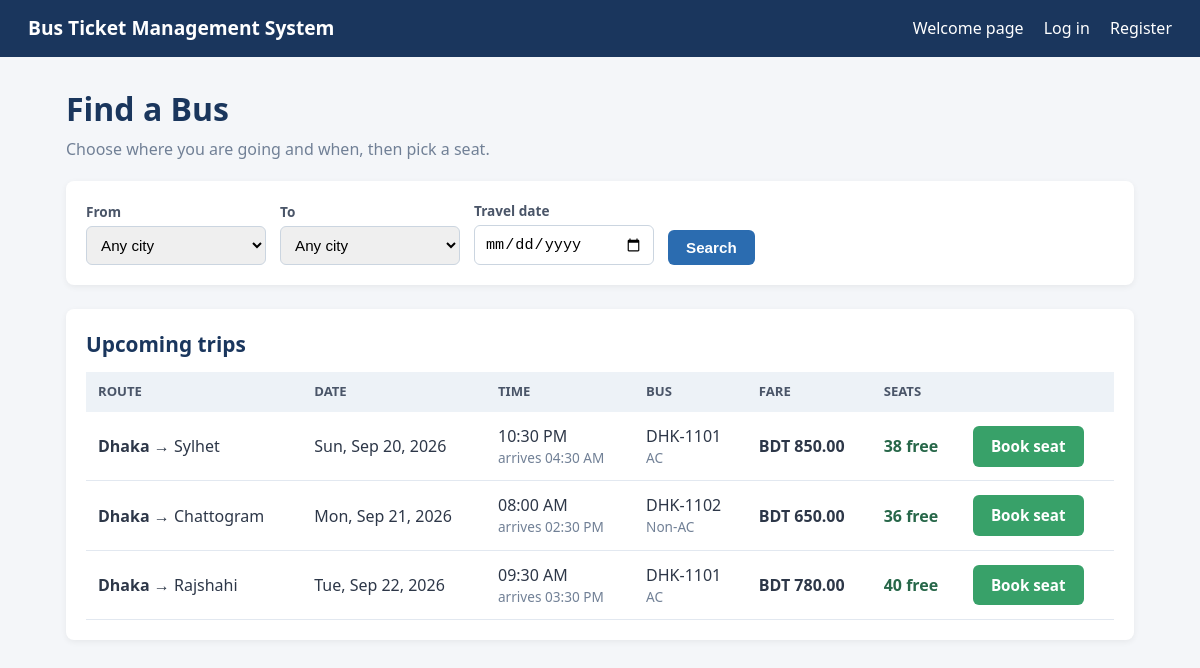
The app's page /controllers/HomeController.php with its own data.
### tables this page shows
CREATE TABLE IF NOT EXISTS schedules (
	id             INT AUTO_INCREMENT PRIMARY KEY,
	bus_id         INT NOT NULL,
	route_id       INT NOT NULL,
	travel_date    DATE NOT NULL,
	departure_time TIME NOT NULL,
	arrival_time   TIME NOT NULL,
	fare           DECIMAL(10,2) NOT NULL,
	status         ENUM('Active','Inactive') NOT NULL DEFAULT 'Active',
	created_at     DATETIME NOT NULL DEFAULT CURRENT_TIMESTAMP,
	FOREIGN KEY (bus_id)   REFERENCES buses(id),
	FOREIGN KEY (route_id) REFERENCES routes(id)
);

CREATE TABLE IF NOT EXISTS routes (
	id           INT AUTO_INCREMENT PRIMARY KEY,
	origin       VARCHAR(80) NOT NULL,
	destination  VARCHAR(80) NOT NULL,
	distance_km  DECIMAL(8,2) NOT NULL,
	est_duration VARCHAR(30) NOT NULL,
	status       ENUM('Active','Inactive') NOT NULL DEFAULT 'Active',
	created_at   DATETIME NOT NULL DEFAULT CURRENT_TIMESTAMP
);

CREATE TABLE IF NOT EXISTS buses (
	id            INT AUTO_INCREMENT PRIMARY KEY,
	bus_number    VARCHAR(30) NOT NULL UNIQUE,
	type          VARCHAR(30) NOT NULL,
	seat_capacity INT NOT NULL,
	layout        VARCHAR(20) NOT NULL,
	status        ENUM('Active','Inactive') NOT NULL DEFAULT 'Active',
	created_at    DATETIME NOT NULL DEFAULT CURRENT_TIMESTAMP
);

### db.php (called while the page is built, shortened)
<?php
class DBConnection {
	private $host = "localhost";
	private $username = "root";
	private $password = "";
	private $database = "bus_management";
	public function connect() {
		$conn = @new mysqli($this->host, $this->username, $this->password, $this->database);
		$conn->set_charset("utf8");
		return $conn;
	}
}

### models/PreviewT.php (called while the page is built, shortened)
<?php
require_once __DIR__ . '/../db.php';
class Preview {
	private static $checked = false;
	private static $conn    = null;
	public static function connect() {
		if (!self::$checked) {
			self::$checked = true;
			try {
				self::$conn = (new DBConnection())->connect();
			} catch (Throwable $e) {
				self::$conn = null;
			}
		}
		return self::$conn;
	}
}

### models/BookingT.php (called while the page is built, shortened)
<?php
require_once __DIR__ . '/PreviewT.php';
class Booking {
	private $conn;
	public function __construct() {
		$this->conn = Preview::connect();
	}
	public function searchTrips($fromCity = '', $toCity = '', $date = '') {
		$sql = "SELECT s.id, s.fare, s.travel_date AS departure_date, s.departure_time, s.arrival_time,
				r.origin AS from_city, r.destination AS to_city,
				b.bus_number AS bus_name, b.type AS bus_type, b.seat_capacity,
				(SELECT COUNT(*) FROM seat_allocations sa WHERE sa.schedule_id = s.id) AS taken
			FROM schedules s
			JOIN routes r ON r.id = s.route_id
			JOIN buses b ON b.id = s.bus_id
			WHERE s.status = 'Active' AND r.status = 'Active' AND b.status = 'Active'";
		$types  = '';
		$params = [];
		if ($date !== '') {
			$sql .= " AND s.travel_date = ?";
			$types .= 's';
			$params[] = $date;
		} else {
			$sql .= " AND s.travel_date >= CURDATE()";
		}
		$sql .= " ORDER BY s.travel_date, s.departure_time";
		$trips = $this->fetchAll($sql, $types, $params);
		return $trips;
	}
	private function fetchAll($sql, $types = '', $params = []) {
		$stmt = $this->conn->prepare($sql);
		$stmt->execute();
		return $stmt->get_result()->fetch_all(MYSQLI_ASSOC);
	}
}

### views/home/indexT.php (the view, shortened to what this page needs)
<?php
$loggedIn  = !empty($_SESSION['user_id']);
$dashboard = (isset($_SESSION['role']) && $_SESSION['role'] === 'admin')
	? '../controllers/UserController.php?action=index'
	: '../controllers/BookingController.php?action=dashboard';
?>
<!DOCTYPE html>
<html lang="en">
<head>
</head>
<body>
<nav class="navbar">
	<div class="brand">Bus Ticket Management System</div>
	<div>
		<a href="../views/welcomeT.php">Welcome page</a>
		<?php if ($loggedIn): ?>
			<a href="<?= htmlspecialchars($dashboard) ?>">My dashboard</a>
			<a href="../controllers/AuthController.php?action=logout">Log out (<?= htmlspecialchars($_SESSION['user_name']) ?>)</a>
		<?php else: ?>
			<a href="../controllers/AuthController.php?action=login">Log in</a>
			<a href="../controllers/AuthController.php?action=register">Register</a>
		<?php endif; ?>
	</div>
</nav>
<div class="container">
	<h1>Find a Bus</h1>
	<p class="subtitle">Choose where you are going and when, then pick a seat.</p>
	<div class="card">
		<form class="search" method="GET" action="../controllers/HomeController.php">
			<div>
				<label for="from_city">From</label>
				<select name="from_city" id="from_city">
					<option value="">Any city</option>
				</select>
			</div>
			<div>
				<label for="to_city">To</label>
				<select name="to_city" id="to_city">
					<option value="">Any city</option>
				</select>
			</div>
			<div>
				<label for="date">Travel date</label>
				<input type="date" name="date" id="date" value="<?= htmlspecialchars($date) ?>">
			</div>
			<div>
				<button type="submit" class="btn btn-primary">Search</button>
			</div>
		</form>
	</div>
	<div class="card">
		<h2><?= $searched ? count($trips) . ' trip(s) found' : 'Upcoming trips' ?></h2>
		<?php if (empty($trips)): ?>
			<p class="empty">No trips match your search. Try another date or city.</p>
		<?php else: ?>
			<table>
				<tr>
					<th>Route</th>
					<th>Date</th>
					<th>Time</th>
					<th>Bus</th>
					<th>Fare</th>
					<th>Seats</th>
					<th></th>
				</tr>
				<?php foreach ($trips as $trip): ?>
					<tr>
						<td><strong><?= htmlspecialchars($trip['from_city']) ?></strong> &rarr; <?= htmlspecialchars($trip['to_city']) ?></td>
						<td><?= date('D, M d, Y', strtotime($trip['departure_date'])) ?></td>
						<td>
							<?= date('h:i A', strtotime($trip['departure_time'])) ?>
							<div class="muted">arrives <?= date('h:i A', strtotime($trip['arrival_time'])) ?></div>
						</td>
						<td>
							<?= htmlspecialchars($trip['bus_name']) ?>
							<div class="muted"><?= htmlspecialchars($trip['bus_type']) ?></div>
						</td>
						<td><strong>BDT <?= number_format($trip['fare'], 2) ?></strong></td>
						<td>
							<?php if ($trip['free_seats'] > 0): ?>
								<span class="seats-ok"><?= (int) $trip['free_seats'] ?> free</span>
							<?php else: ?>
								<span class="seats-full">Sold out</span>
							<?php endif; ?>
						</td>
						<td>
							<?php if ($trip['free_seats'] > 0): ?>
								<a href="../controllers/BookingController.php?action=book&amp;schedule_id=<?= (int) $trip['id'] ?>" class="btn btn-success">Book seat</a>
							<?php endif; ?>
						</td>
					</tr>
				<?php endforeach; ?>
			</table>
		<?php endif; ?>
	</div>
</div>
</body>
</html>

### views/home/indexT.php (style rules this page uses)
* { box-sizing: border-box; margin: 0; padding: 0; }
body { font-family: "Segoe UI", Arial, sans-serif; background: #f4f6f9; color: #2d3748; line-height: 1.5; }
.navbar { background: #1a365d; color: #fff; padding: 14px 28px; display: flex; justify-content: space-between; align-items: center; flex-wrap: wrap; gap: 10px; }
.navbar .brand { font-size: 1.2rem; font-weight: bold; }
.navbar a { color: #fff; text-decoration: none; margin-left: 16px; }
.container { max-width: 1100px; margin: 28px auto; padding: 0 16px; }
h1 { color: #1a365d; margin-bottom: 4px; }
.subtitle { color: #718096; margin-bottom: 20px; }
.card { background: #fff; border-radius: 8px; box-shadow: 0 2px 6px rgba(0, 0, 0, 0.06); padding: 20px; margin-bottom: 24px; }
.search { display: flex; flex-wrap: wrap; gap: 14px; align-items: flex-end; }
.search label { display: block; font-size: 0.85rem; font-weight: 600; color: #4a5568; margin-bottom: 4px; }
.search select, .search input { padding: 9px 10px; border: 1px solid #cbd5e0; border-radius: 6px; font-size: 0.95rem; min-width: 180px; }
.btn { display: inline-block; padding: 9px 18px; border-radius: 6px; border: none; font-weight: 600; font-size: 0.95rem; text-decoration: none; cursor: pointer; }
.btn-primary { background: #2b6cb0; color: #fff; }
.btn-success { background: #38a169; color: #fff; }
h2 { color: #1a365d; margin-bottom: 12px; font-size: 1.3rem; }
table { width: 100%; border-collapse: collapse; }
th { background: #edf2f7; color: #4a5568; font-size: 0.82rem; text-transform: uppercase; text-align: left; padding: 10px 12px; }
td { padding: 12px; border-bottom: 1px solid #e2e8f0; vertical-align: middle; }
.muted { color: #718096; font-size: 0.85rem; }
.seats-ok { color: #276749; font-weight: 600; }

### records on screen
schedules: route.origin "Dhaka", route.destination "Sylhet", travel_date "Sun, Sep 20, 2026", departure_time "10:30 PM", arrival_time "04:30 AM", bus.bus_number "DHK-1101", bus.type "AC", fare "850.00", free_seats "38"
schedules: route.origin "Dhaka", route.destination "Chattogram", travel_date "Mon, Sep 21, 2026", departure_time "08:00 AM", arrival_time "02:30 PM", bus.bus_number "DHK-1102", bus.type "Non-AC", fare "650.00", bus.seat_capacity "36"
schedules: route.origin "Dhaka", route.destination "Rajshahi", travel_date "Tue, Sep 22, 2026", departure_time "09:30 AM", arrival_time "03:30 PM", bus.bus_number "DHK-1101", bus.type "AC", fare "780.00", bus.seat_capacity "40"
